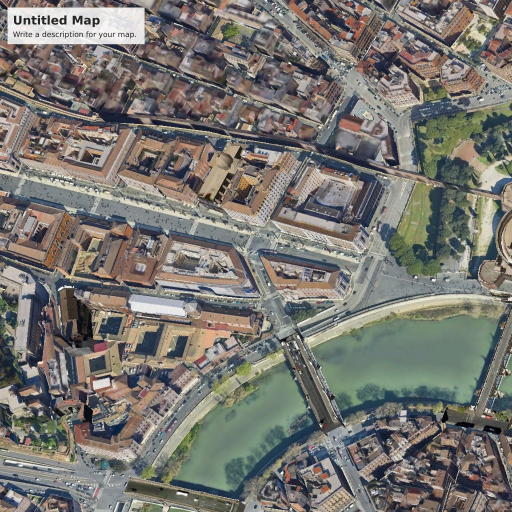
#> input picture roma_tiles/tile_000.png, 1024 x 1024 px, given in place of marcus.png, which was not available (shown at 1/2 size)
$ python get_images.py
#> lines starting #> are read from the running program, lines starting #| are printed output that depends on the picture; pictures that were not available may be replaced by others from this repository, and a replacement may not be noted
import cv2
import numpy as np
import glob
import os

# --------- Configurações ---------
query_path = 'marcus.png'      # Imagem de consulta
folder_path = 'roma_tiles'           # Pasta onde estão as imagens
output_folder = 'matching_results'  # Pasta para salvar os resultados

# Cria o folder de saída, se não existir
os.makedirs(output_folder, exist_ok=True)

# --------- Carregar e Processar a Imagem de Consulta ---------
query_img = cv2.imread(query_path)
#> query_img is the input picture: shape (1024, 1024, 3); mean B, G, R 112.8, 118.2, 120.2
if query_img is None:
    raise ValueError("Imagem de consulta não encontrada: " + query_path)
query_gray = cv2.cvtColor(query_img, cv2.COLOR_BGR2GRAY)
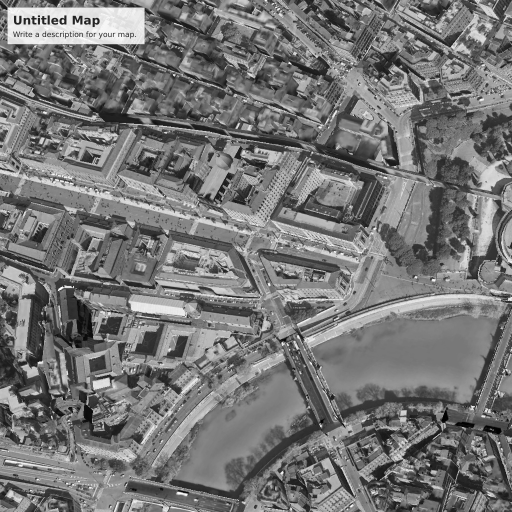
#> query_gray: shape (1024, 1024) (shown at 1/2 size); min 0, max 255, mean 118.2

# Inicializa o detector ORB com até 5000 features
orb = cv2.ORB_create(nfeatures=5000)
kp_query, des_query = orb.detectAndCompute(query_gray, None)
#> kp_query = 5000 keypoints; strongest (x, y, size): (91, 37, 31), (252, 70, 31), (254, 70, 31), (74, 70, 31)
print("Keypoints na imagem de consulta:", len(kp_query))
#| Keypoints na imagem de consulta: 5000

# --------- Configuração do Matcher ---------
# Usamos BFMatcher com norma Hamming e crossCheck para obter matches mais robustos
bf = cv2.BFMatcher(cv2.NORM_HAMMING, crossCheck=True)

# --------- Coleta as Imagens do Folder ---------
# Procura por arquivos com extensão PNG, JPG e JPEG
image_files = glob.glob(os.path.join(folder_path, '*.png')) + \
              glob.glob(os.path.join(folder_path, '*.jpg')) + \
              glob.glob(os.path.join(folder_path, '*.jpeg'))
print(f"Encontradas {len(image_files)} imagens no folder '{folder_path}'.")

# Variáveis para armazenar a melhor imagem (com maior número de matches)
best_match_count = 0
best_image = None
best_matches = None
best_kp = None
best_image_name = ""

# --------- Itera sobre cada imagem do folder para matching ---------
for img_path in image_files:
    img = cv2.imread(img_path)
    if img is None:
        print("Erro ao carregar a imagem:", img_path)
        continue
    img_gray = cv2.cvtColor(img, cv2.COLOR_BGR2GRAY)
    kp_img, des_img = orb.detectAndCompute(img_gray, None)
#> kp_img has the same summary as kp_query
    print("Processando {}: {} keypoints encontrados.".format(os.path.basename(img_path), len(kp_img)))
#| Processando tile_000.png: 5000 keypoints encontrados.

    if des_img is None:
        continue

    # Realiza o matching entre a imagem de consulta e a imagem atual
    matches = bf.match(des_query, des_img)
#> matches = 5000 matches
    # Ordena os matches pela distância (quanto menor, melhor)
    matches = sorted(matches, key=lambda x: x.distance)

    print("Matches encontrados em {}: {}".format(os.path.basename(img_path), len(matches)))
#| Matches encontrados em tile_000.png: 5000

    # Desenha os 20 melhores matches (ou menos, se não houver 20)
    drawn_matches = matches[:20]
#> drawn_matches = 20 matches
    img_matches = cv2.drawMatches(query_img, kp_query, img, kp_img, drawn_matches, None, flags=2)
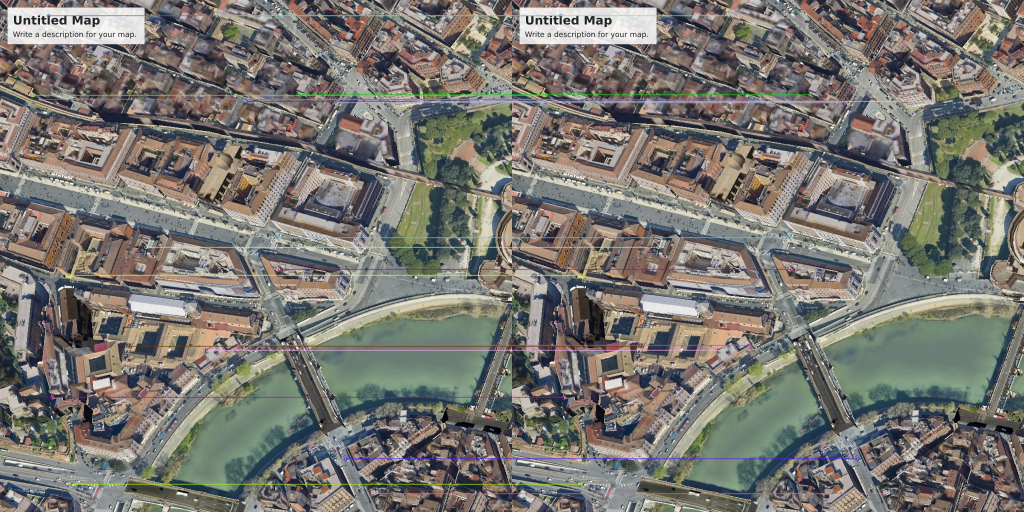
#> img_matches: shape (1024, 2048, 3) (shown at 1/2 size); mean B, G, R 113.2, 118.5, 120.5

    # Salva a imagem com os matches no folder de saída
    save_path = os.path.join(output_folder, "matches_" + os.path.basename(img_path))
    cv2.imwrite(save_path, img_matches)
    print("Imagem de matching salva em:", save_path)

    # Exibe a imagem com os matches por 500 ms (opcional)
    #cv2.imshow("Matches: " + os.path.basename(img_path), img_matches)
    #cv2.waitKey(500)
    #cv2.destroyWindow("Matches: " + os.path.basename(img_path))

    # Atualiza a melhor imagem se esta tiver mais matches
    if len(matches) > best_match_count:
        best_match_count = len(matches)
#> best_match_count = 5000
        best_image = img.copy()
        best_matches = matches
#> best_matches = 5000 matches
        best_kp = kp_img
#> best_kp has the same summary as kp_query
        best_image_name = os.path.basename(img_path)
#> pass 2 of the loop `for img_path in image_files:`:
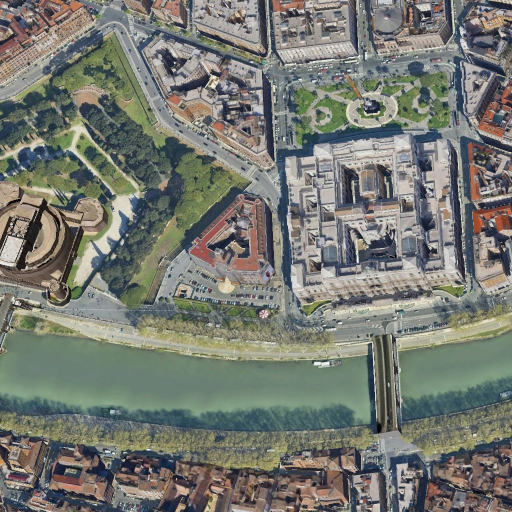
#> input picture roma_tiles/tile_001.png, 1024 x 1024 px (shown at 1/2 size)
#> img is the input picture: shape (1024, 1024, 3); mean B, G, R 113.4, 121.2, 118.4
#> `img_gray = cv2.cvtColor(img, cv2.COLOR_BGR2GRAY)`:
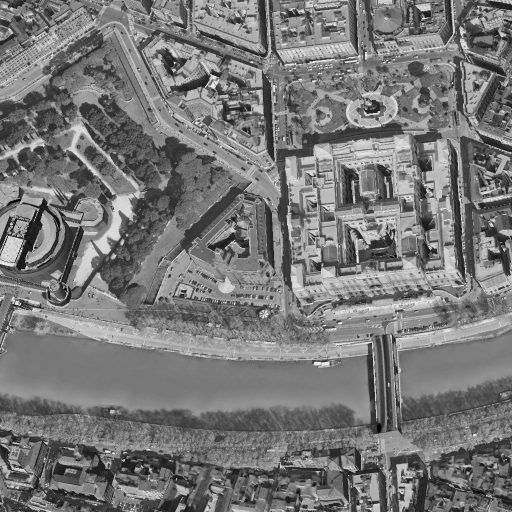
#> img_gray: shape (1024, 1024) (shown at 1/2 size); min 0, max 255, mean 119.4
#> kp_img = 5000 keypoints; strongest (x, y, size): (31, 607, 31), (742, 686, 31), (39, 610, 31), (69, 495, 31)
#| Processando tile_001.png: 5000 keypoints encontrados.
#> matches = 1448 matches
#| Matches encontrados em tile_001.png: 1448
#> `img_matches = cv2.drawMatches(query_img, kp_query, img, kp_img, drawn_..`:
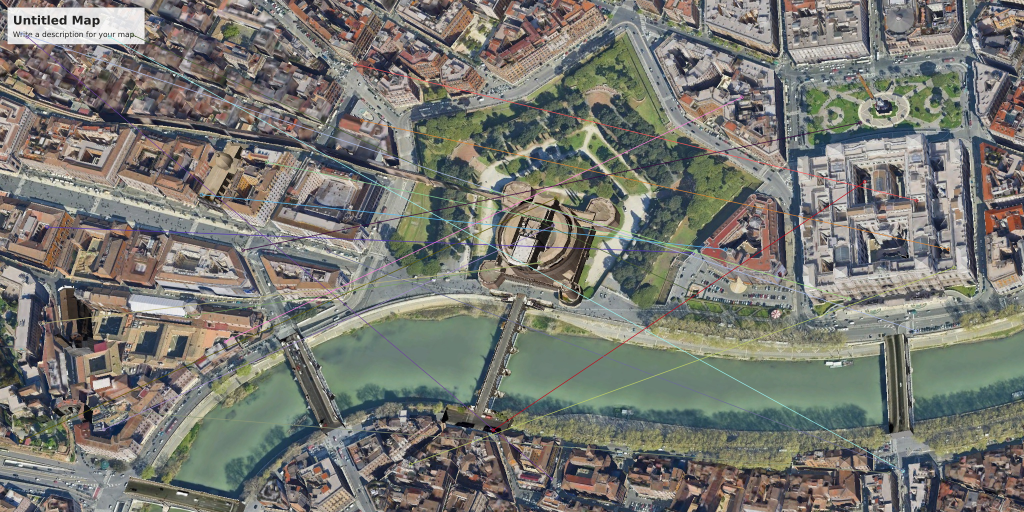
#> img_matches: shape (1024, 2048, 3) (shown at 1/2 size); mean B, G, R 113.4, 119.9, 119.7
#> pass 3 of the loop `for img_path in image_files:`:
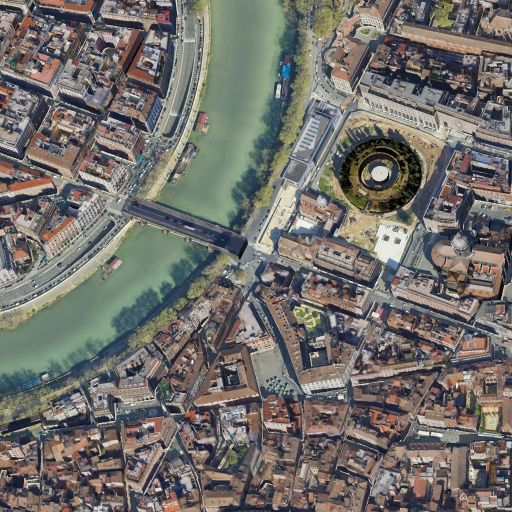
#> input picture roma_tiles/tile_002.png, 1024 x 1024 px (shown at 1/2 size)
#> img is the input picture: shape (1024, 1024, 3); mean B, G, R 106.5, 111.1, 113.7
#> `img_gray = cv2.cvtColor(img, cv2.COLOR_BGR2GRAY)`:
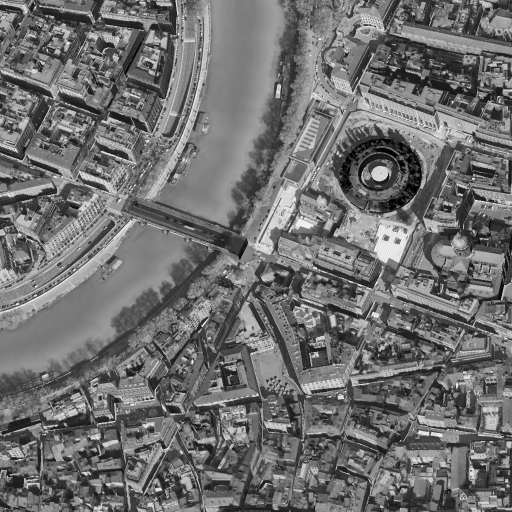
#> img_gray: shape (1024, 1024) (shown at 1/2 size); min 0, max 254, mean 111.4
#> kp_img = 5000 keypoints; strongest (x, y, size): (228, 840, 31), (307, 796, 31), (862, 868, 37.2), (230, 842, 31)
#| Processando tile_002.png: 5000 keypoints encontrados.
#> matches = 1421 matches
#| Matches encontrados em tile_002.png: 1421
#> `img_matches = cv2.drawMatches(query_img, kp_query, img, kp_img, drawn_..`:
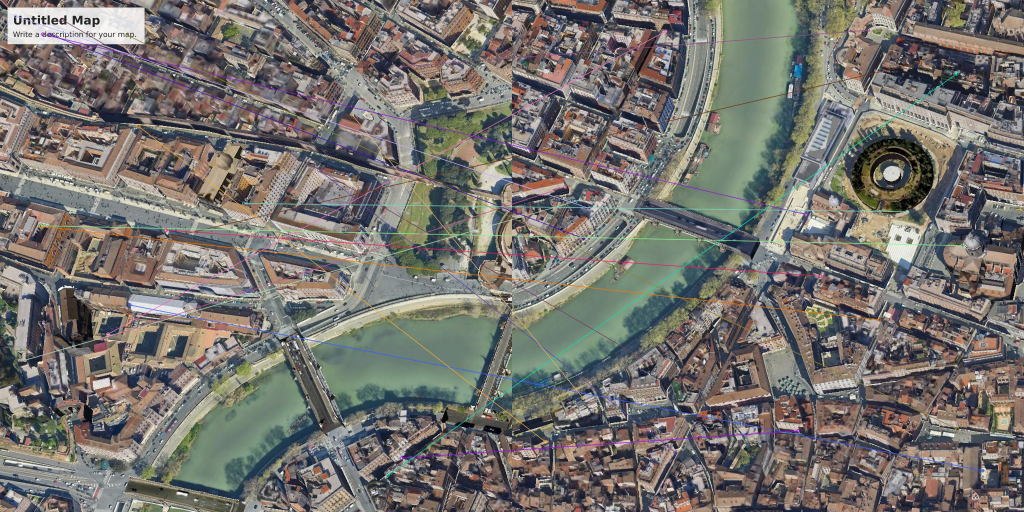
#> img_matches: shape (1024, 2048, 3) (shown at 1/2 size); mean B, G, R 110.1, 114.6, 117.4
#> the loop made 4 passes; the first 3 are shown

cv2.destroyAllWindows()

# --------- Exibição e Salvamento do Melhor Matching ---------
if best_image is None:
    print("Nenhum matching satisfatório foi encontrado em nenhuma imagem do folder.")
else:
    print("Melhor imagem encontrada:", best_image_name)
    print("Número de matches:", best_match_count)
#| Número de matches: 5000
    # Desenha os 30 melhores matches da melhor imagem
    best_drawn_matches = best_matches[:30] if len(best_matches) >= 30 else best_matches
#> best_drawn_matches = 30 matches
    best_img_matches = cv2.drawMatches(query_img, kp_query, best_image, best_kp, best_drawn_matches, None, flags=2)
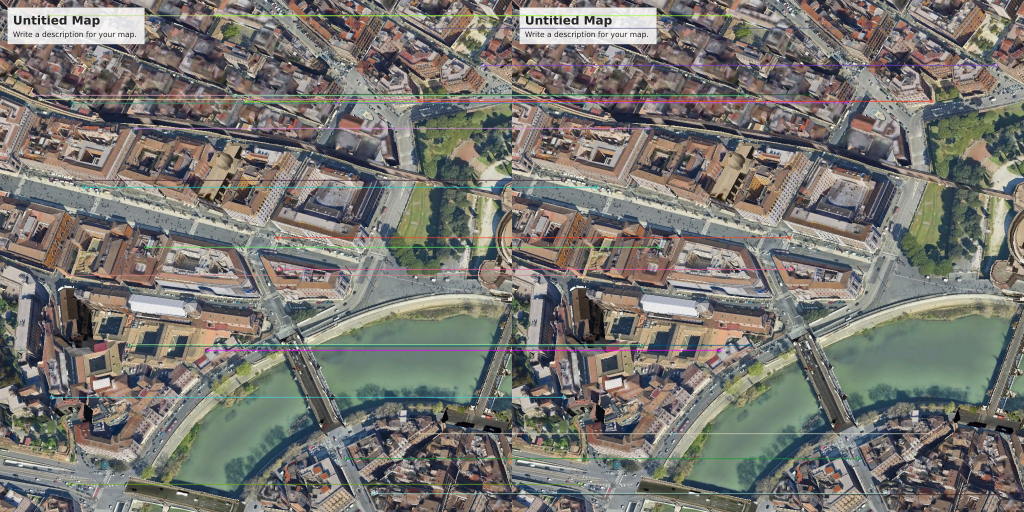
#> best_img_matches: shape (1024, 2048, 3) (shown at 1/2 size); mean B, G, R 113, 118.5, 120.4

    # Salva a imagem de melhor matching
    best_save_path = os.path.join(output_folder, "best_match_" + best_image_name)
    cv2.imwrite(best_save_path, best_img_matches)
    print("Melhor imagem de matching salva em:", best_save_path)

    # Exibe a melhor imagem de matching até que uma tecla seja pressionada
    #cv2.imshow("Melhor Correspondencia - " + best_image_name, best_img_matches)
    #cv2.waitKey(0)
    #cv2.destroyAllWindows()
